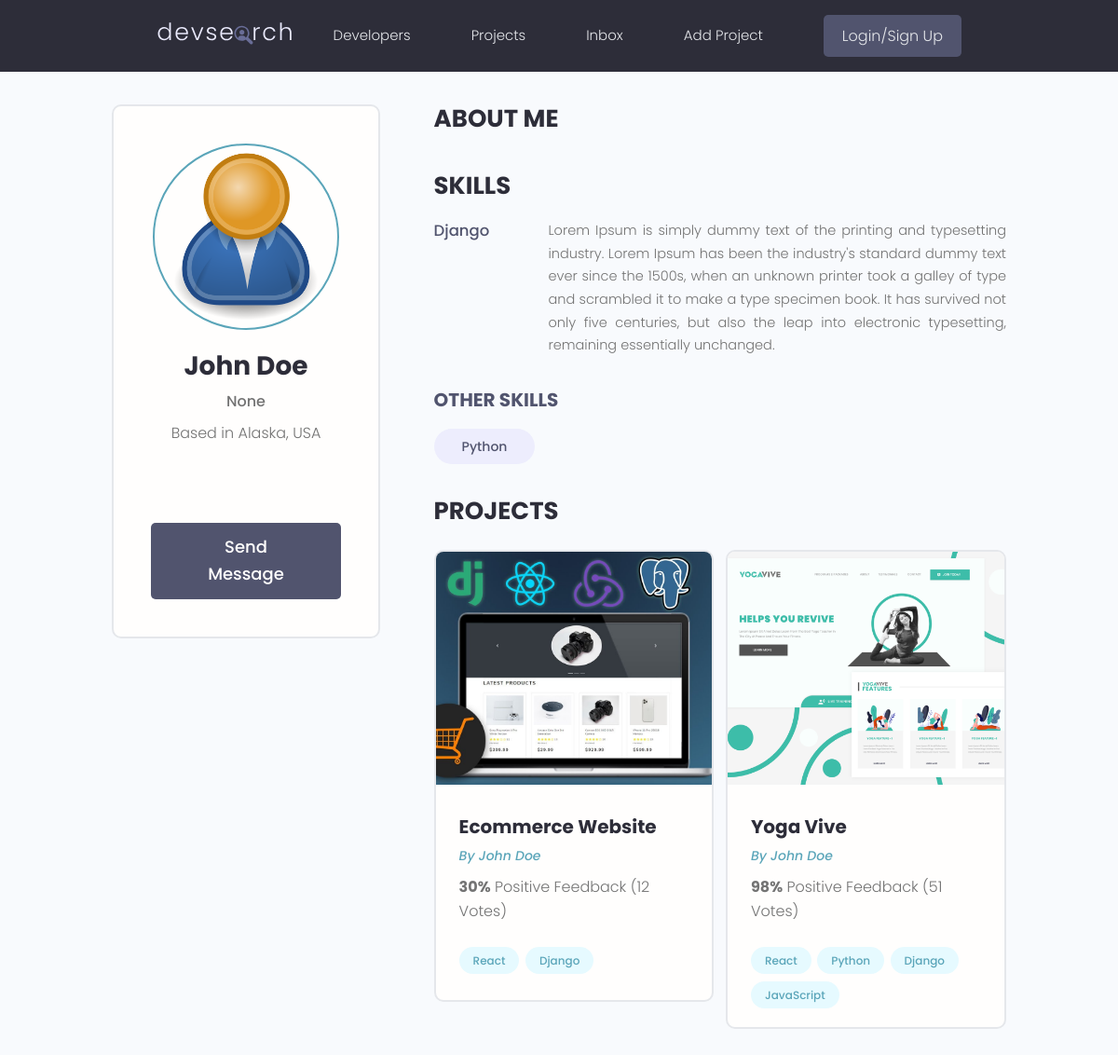
Page /profile/e98dfe06-c4e7-4f22-bd8d-a7bdeaecfce4/ on the committed database.
### users/models.py (models this page shows, shortened)
class Profile(models.Model):
    user = models.OneToOneField(User, on_delete=models.CASCADE, null=True, blank=True)
    name = models.CharField(max_length=200, null=True, blank=True)
    email = models.EmailField(max_length=500, null=True, blank=True)
    username = models.CharField(max_length=200, null=True, blank=True)
    location = models.CharField(max_length=200, null=True, blank=True)
    short_intro = models.CharField(max_length=200, null=True, blank=True)
    bio = models.TextField(null=True, blank=True)
    profile_image = models.ImageField(null=True, blank=True, upload_to="profiles/", default="profiles/user-default.png")
    social_github = models.CharField(max_length=200, null=True, blank=True)
    social_twitter = models.CharField(max_length=200, null=True, blank=True)
    social_linkedin = models.CharField(max_length=200, null=True, blank=True)
    social_youtube = models.CharField(max_length=200, null=True, blank=True)
    social_website = models.CharField(max_length=200, null=True, blank=True)
    created = models.DateTimeField(auto_now_add=True)
    id = models.UUIDField(default=uuid.uuid4, unique=True,
                          primary_key=True, editable=False)

class Skill(models.Model):
    owner = models.ForeignKey(Profile, on_delete=models.CASCADE, null=True, blank=True)
    name = models.CharField(max_length=200, null=True, blank=True)
    description = models.TextField(null=True, blank=True)
    created = models.DateTimeField(auto_now_add=True)
    id = models.UUIDField(default=uuid.uuid4, unique=True,
                          primary_key=True, editable=False)

### projects/models.py (models this page shows, shortened)
class Project(models.Model):
    owner = models.ForeignKey(Profile, null=True, blank=True, on_delete=models.SET_NULL)
    title = models.CharField(max_length=200)
    description = models.TextField(null=True, blank=True)
    featured_image = models.ImageField(null=True, blank=True, default="default.jpg")
    demo_link = models.CharField(max_length=2000, null=True, blank=True)
    source_link = models.CharField(max_length=2000, null=True, blank=True)
    tags = models.ManyToManyField('Tag', blank=True)
    vote_total = models.IntegerField(default=0, null=True, blank=True)
    vote_ratio = models.IntegerField(default=0, null=True, blank=True)
    created = models.DateTimeField(auto_now_add=True)
    id = models.UUIDField(default=uuid.uuid4, unique=True,
                          primary_key=True, editable=False)

class Tag(models.Model):
    name = models.CharField(max_length=200)
    created = models.DateTimeField(auto_now_add=True)
    id = models.UUIDField(default=uuid.uuid4, unique=True,
                          primary_key=True, editable=False)
    def __str__(self) -> str:
        return self.name

### users/views.py (the view)
# urls.py: path('profile/<str:pk>/', views.user_profile, name="user-profile"),
def user_profile(request, pk):
    profile = Profile.objects.get(id=pk)
    top_skills = profile.skill_set.exclude(description__exact="")  #exclude skills w/o description
    other_skills = profile.skill_set.filter(description="")
    context = {
        "profile": profile,
        "top_skills": top_skills,
        "other_skills": other_skills,
    }
    return render(request, 'users/user-profile.html', context)

### users/templates/users/user-profile.html (shortened to what this page needs)
{% extends 'main.html' %}
{% block content %}
<main class="profile my-md">
    <div class="container">
        <div class="layout">
            <div class="column column--1of3">
                <div class="card text-center">
                    <div class="card__body dev">
                        <img class="avatar avatar--xl" src="{{ profile.profile_image.url }}" />
                        <h2 class="dev__name">{{profile.name}}</h2>
                        <p class="dev__title">{{profile.short_intro}}</p>
                        <p class="dev__location">Based in {{profile.location}}</p>
                        <ul class="dev__social">
                        </ul>
                        <a href="#" class="btn btn--sub btn--lg">Send Message </a>
                    </div>
                </div>
            </div>
            <div class="column column--2of3">
                <div class="devInfo">
                    <h3 class="devInfo__title">About Me</h3>
                </div>
                <div class="devInfo">
                    <h3 class="devInfo__title">Skills</h3>
                    <div class="devInfo__skills">
                        {% for skill in top_skills %}
                        <div class="devSkill">
                            <h4 class="devSkill__title">{{skill.name}}</h4>
                            <p class="devSkill__info">{{skill.description}}</p>
                        </div>
                        {% endfor %}
                        <h3 class="devInfo__subtitle">Other Skills</h3>
                        <div class="devInfo__otherSkills">
                            {% for skill in other_skills %}
                            <span class="tag tag--pill tag--sub tag--lg">
                                <small>{{skill.name}}</small>
                            </span>
                            {% endfor %}
                        </div>
                    </div>
                </div>
                <div class="devInfo">
                    <h3 class="devInfo__title">Projects</h3>
                    <div class="grid grid--two">
                        {% for project in profile.project_set.all %}
                        <div class="column">
                            <div class="card project">
                                <a href="{% url 'project' project.id %}" class="project">
                                    <img class="project__thumbnail" src="{{project.featured_image.url}}"
                                        alt="project thumbnail" />
                                    <div class="card__body">
                                        <h3 class="project__title">{{project.title}}</h3>
                                        <p><a class="project__author" href="{% url 'user-profile' project.owner.id %}">By {{project.owner.name}}</a></p>
                                        <p class="project--rating">
                                            <span style="font-weight: bold;">{{project.vote_ratio}}%</span> Positive
                                    Feedback ({{project.vote_total}} Vote{{project.vote_total|pluralize:"s"}})
                                        </p>
                                        <div class="project__tags">
                                            {% for tag in project.tags.all %}
                                            <span class="tag tag--pill tag--main">
                                                <small>{{tag}}</small>
                                            </span>
                                            {% endfor %}
                                        </div>
                                    </div>
                                </a>
                            </div>
                        </div>
                        {% endfor %}
                    </div>
                </div>
            </div>
        </div>
    </div>
</main>
{% endblock content %}

### static/styles/app.css (style rules this page uses)
:root { --color-sub: #2d2d39; }
.btn--sub { background-color: var(--color-sub-light); }
.card { border: 2px solid var(--color-light); }
img { width: 100%; }
.profile .card > .dev { padding: 4rem; }
.dev__name { color: var(--color-sub); font-size: 2.8rem; font-weight: 700; margin-top: 1rem; margin-bottom: 0.5rem; }
.dev__title { font-size: 1.6rem; font-weight: 500; line-height: 1.3; }
.dev__location { margin-top: 1rem; }
.dev__social { margin: 3rem 0; list-style: none; display: flex; justify-content: center; gap: 1.5rem; }
.devInfo { margin-bottom: 3rem; }
.devInfo__title, .devInfo__subtitle { font-size: 2.6rem; color: var(--color-sub); text-transform: uppercase; font-weight: 700; margin-bottom: 1.5rem; }
.devInfo__subtitle { font-size: 2rem; color: var(--color-sub-light); }
.devInfo__about, .devSkill__info { font-size: 1.45rem; line-height: 1.7; text-align: justify; }
.devSkill { margin-bottom: 3rem; }
.devSkill__title { font-size: 1.65rem; font-weight: 500; color: var(--color-sub-light); }
@media screen and (min-width: 700px) { .devSkill { display: flex; justify-content: space-between; gap: 3rem; } }
@media screen and (min-width: 700px) { .devSkill__info { flex-basis: 80%; } }
.project__author { font-size: 1.4rem; font-style: italic; }
.project--rating { margin-bottom: 1.6em; margin-top: .5em; }
.project__thumbnail { height: 25rem; object-fit: cover; object-position: top center; }
.project__title { font-size: 2rem; font-weight: 700; color: var(--color-sub); }

### static/uikit/styles/modules/_variables.css (style rules this page uses)
:root { --color-main: #5aa5b9; --color-main-light: #e6faff; --color-sub: #3f4156; --color-sub-light: #51546e; --color-sub-lighter: #ededfd; --color-text: #737373; --color-gray: #8b8b8b; --color-light: #e5e7eb; --color-light-gray: #767676; --color-bg: #f8fafd; --color-white: #fffefd; --color-white-light: #f3f3f3; --color-success: #359e64; --color-success-bg: #def8e8; --color-error: #fc4b0b; --color-error-bg: #fff2ee; --font-base: 'Poppins', arial, helvetica, 'Segoe UI', roboto, ubuntu, sans-serif; --font-monospace: 'Fira Code', 'Courier New', courier, monospace; --font-regular: 300; --font-medium: 500; --font-bold: 700; --generic-shadow: 1px 1px 5px #00000010; --generic-transition: all 0.3s ease-in-out; }

### static/uikit/styles/modules/_base.css (style rules this page uses)
* { margin: 0; padding: 0; box-sizing: border-box; text-rendering: optimizeLegibility; color: inherit; font-size: inherit; }
html { font-size: 50%; }
@media only screen and (min-width: 480px) { html { font-size: 56.25%; } }
@media only screen and (min-width: 1200px) { html { font-size: 62.5%; } }
body { line-height: 1.6; font-weight: 400; font-size: 1.5rem; color: var(--color-text); background-color: var(--color-bg); min-height: 100vh; }

### static/uikit/styles/modules/_typography.css (style rules this page uses)
* { font-family: var(--font-base); }
h2 { font-size: 3.6rem; font-weight: var(--font-bold); }
h3 { font-size: 3.2rem; font-weight: var(--font-medium); }
h4 { font-size: 2.8rem; font-weight: var(--font-medium); }
p, span, strong { font-size: 1.6rem; color: var(--color-text); font-weight: var(--font-regular); }
a { padding-bottom: 2px; text-decoration: none; display: inline-block; color: var(--color-main); font-weight: var(--font-medium); }

### static/uikit/styles/modules/_utilities.css (style rules this page uses)
.container { width: 92%; max-width: 165rem; margin: 0 auto; box-sizing: border-box; }
@media screen and (min-width: 1000px) { .container { width: 90%; } }
@media screen and (min-width: 1200px) { .container { width: 80%; } }
.text-center { text-align: center; }
.my-md { margin: 3rem auto; }

### static/uikit/styles/modules/_avatar.css (style rules this page uses)
.avatar { border-radius: 50%; border: 2px solid var(--color-main); object-fit: cover; }
.avatar--xl { height: 20rem; width: 20rem; }

### static/uikit/styles/modules/_button.css (style rules this page uses)
.btn { display: inline-block; position: relative; cursor: pointer; background-color: var(--color-light); font-weight: var(--font-medium); color: var(--color-sub); text-decoration: none; padding: 1rem 2rem; border-radius: 0.5rem; border: none; width: -webkit-fit-content; width: -moz-fit-content; width: fit-content; height: -webkit-fit-content; height: -moz-fit-content; height: fit-content; font-size: 1.6rem; outline-width: 0; outline-color: transparent; -webkit-backface-visibility: hidden; backface-visibility: hidden; transition: all 0.3s ease-in-out; }
.btn--sub { background-color: var(--color-sub); color: var(--color-white); }
.btn--lg { font-size: 1.8rem; padding: 1.2rem 4.5rem; }

### static/uikit/styles/modules/_card.css (style rules this page uses)
.card { border-radius: 1rem; background-color: var(--color-white); border: 1.5px solid var(--color-light); width: auto; height: auto; margin-top: 0.5rem; margin-bottom: 0.5rem; overflow: hidden; }
.card__body, .card__header { padding: 2rem 2.5rem; }

### rows in the picture
Profile: profile_image (placeholder picture), name "John Doe", short_intro "None", location "Alaska, USA"
Skill: name "Django", description "Lorem Ipsum is simply dummy text of the printing and typesetting industry. Lorem Ipsum has been the industry's standard dummy text ever since the 1500s, when an unknown printer took a galley of type and scrambled it to make a type specimen book. It has survived not only five centuries, but also the leap into electronic typesetting, remaining essentially unchanged."
Skill: name "Python"
Project: featured_image (picture), title "Ecommerce Website", owner.name "John Doe", vote_ratio "30", vote_total "12"
Tag: name "React"
Tag: name "Django"
Project: featured_image (picture), title "Yoga Vive", owner.name "John Doe", vote_ratio "98", vote_total "51"
Tag: name "Python"
Tag: name "JavaScript"
